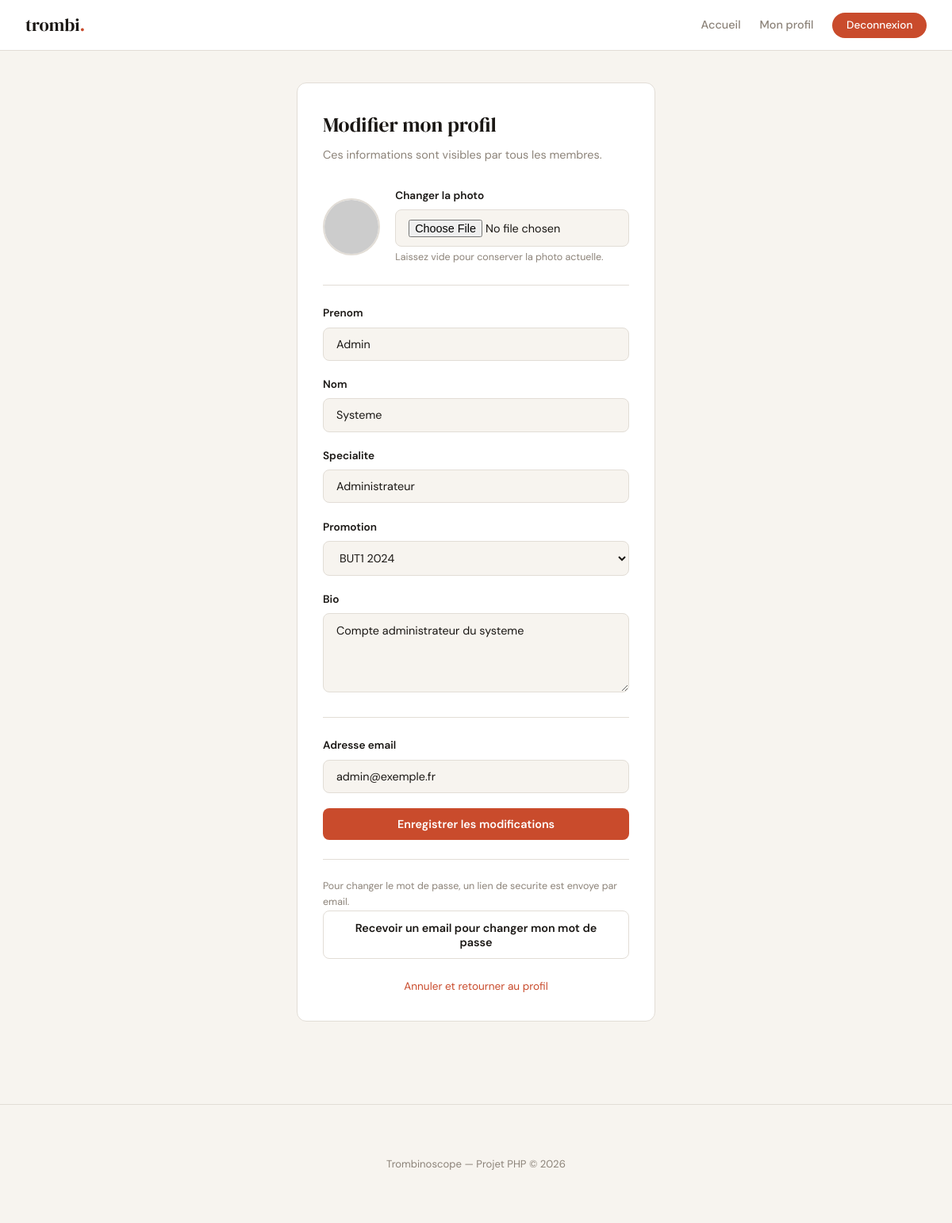
Screenshot of /edit-profil.php (signed in) with the database file from the repository.
### tables this page shows
CREATE TABLE utilisateurs (
    id INT AUTO_INCREMENT PRIMARY KEY,
    prenom VARCHAR(100) NOT NULL,
    nom VARCHAR(100) NOT NULL,
    email VARCHAR(255) NOT NULL UNIQUE,
    password VARCHAR(255) NOT NULL,
    specialite VARCHAR(150),
    promo VARCHAR(50),
    bio TEXT,
    avatar VARCHAR(255) DEFAULT 'default.svg',
    is_admin TINYINT(1) DEFAULT 0,
    banned_at DATETIME NULL,
    ban_reason VARCHAR(255) NULL,
    last_login_ip VARCHAR(45) NULL,
    created_at DATETIME DEFAULT CURRENT_TIMESTAMP,
    INDEX idx_email (email),
    INDEX idx_is_admin (is_admin),
    INDEX idx_banned_at (banned_at),
    INDEX idx_last_login_ip (last_login_ip)
);

### edit-profil.php (the view, shortened to what this page needs)
<?php
require_once 'config.php';
$userId = (int) $_SESSION['user_id'];
$stmt = $pdo->prepare("SELECT id, prenom, nom, email, promo, specialite, bio, avatar FROM utilisateurs WHERE id = ? LIMIT 1");
$stmt->execute([$userId]);
$user = $stmt->fetch(PDO::FETCH_ASSOC);
$prenom = $user['prenom'] ?? '';
$nom = $user['nom'] ?? '';
$email = $user['email'] ?? '';
$promo = $user['promo'] ?? '';
$specialite = $user['specialite'] ?? '';
$bio = $user['bio'] ?? '';
$avatar = $user['avatar'] ?? 'default.svg';
$avatarBackgrounds = ['b6e3f4', 'ffdfbf', 'd1f4d1', 'ffd5dc', 'e8d5ff', 'fff3b0', 'c0f0f0', 'ffd5b0'];
function default_avatar_url($seed, $backgrounds)
{
  $seed = trim((string) $seed);
  $index = abs(crc32($seed)) % max(count($backgrounds), 1);
  $bg = $backgrounds[$index] ?? 'b6e3f4';
  return 'https://api.dicebear.com/7.x/personas/svg?seed=' . urlencode($seed) . '&backgroundColor=' . $bg;
}
$fullName = trim($prenom . ' ' . $nom);
if ($avatar === '' || $avatar === 'default.svg') {
  $avatarPath = default_avatar_url($fullName !== '' ? $fullName : ('user-' . $userId), $avatarBackgrounds);
} else {
  $avatarPath = preg_match('/^https?:\\/\\//', $avatar) ? $avatar : './uploads/' . $avatar;
}
?>
<!DOCTYPE html>
<html lang="fr">
<head>
  <link rel="stylesheet" href="./assets/css/style.css">
</head>
<body>
  <nav>
    <a href="index.php" class="nav-logo">trombi<span>.</span></a>
    <ul class="nav-links">
      <li><a href="index.php">Accueil</a></li>
      <li><a href="profil.php?id=<?php echo (int) $_SESSION['user_id']; ?>">Mon profil</a></li>
      <li><a href="logout.php" class="btn-nav">Deconnexion</a></li>
    </ul>
  </nav>
  <div class="container-sm">
    <div class="form-card">
      <div class="form-title">Modifier mon profil</div>
      <div class="form-subtitle">Ces informations sont visibles par tous les membres.</div>
      <form action="" method="POST" enctype="multipart/form-data">
        <div class="avatar-upload">
          <img
            src="<?php echo htmlspecialchars($avatarPath, ENT_QUOTES, 'UTF-8'); ?>"
            alt="Avatar actuel"
            id="preview-avatar">
          <div>
            <label for="avatar">Changer la photo</label>
            <input type="file" id="avatar" name="avatar" accept="image/*">
            <p class="form-hint">Laissez vide pour conserver la photo actuelle.</p>
          </div>
        </div>
        <hr class="divider">
        <div class="form-group">
          <label for="prenom">Prenom</label>
          <input type="text" id="prenom" name="prenom" value="<?php echo htmlspecialchars($prenom, ENT_QUOTES, 'UTF-8'); ?>" required>
        </div>
        <div class="form-group">
          <label for="nom">Nom</label>
          <input type="text" id="nom" name="nom" value="<?php echo htmlspecialchars($nom, ENT_QUOTES, 'UTF-8'); ?>" required>
        </div>
        <div class="form-group">
          <label for="specialite">Specialite</label>
          <input type="text" id="specialite" name="specialite" value="<?php echo htmlspecialchars($specialite, ENT_QUOTES, 'UTF-8'); ?>">
        </div>
        <div class="form-group">
          <label for="promo">Promotion</label>
          <select id="promo" name="promo" required>
            <option value="BUT1 2024" <?php echo $promo === 'BUT1 2024' ? 'selected' : ''; ?>>BUT1 2024</option>
          </select>
        </div>
        <div class="form-group">
          <label for="bio">Bio</label>
          <textarea id="bio" name="bio"><?php echo htmlspecialchars($bio, ENT_QUOTES, 'UTF-8'); ?></textarea>
        </div>
        <hr class="divider">
        <div class="form-group">
          <label for="email">Adresse email</label>
          <input type="email" id="email" name="email" value="<?php echo htmlspecialchars($email, ENT_QUOTES, 'UTF-8'); ?>" required>
        </div>
        <button type="submit" class="btn btn-primary">Enregistrer les modifications</button>
      </form>
      <hr class="divider">
      <form action="" method="POST">
        <p class="form-hint">Pour changer le mot de passe, un lien de securite est envoye par email.</p>
        <button type="submit" class="btn btn-secondary">Recevoir un email pour changer mon mot de passe</button>
      </form>
      <div class="form-footer">
        <a href="profil.php?id=<?php echo (int) $_SESSION['user_id']; ?>">Annuler et retourner au profil</a>
      </div>
    </div>
  </div>
  <footer>
    <div class="container">
      <p>Trombinoscope &mdash; Projet PHP &copy; <span class="footer-year"></span></p>
    </div>
  </footer>
</body>
</html>

### assets/css/style.css (style rules this page uses)
:root { --bg: #F7F4EF; --surface: #FFFFFF; --border: #E2DDD6; --text: #1A1714; --muted: #8C8379; --accent: #C94B2C; --accent-light: #F5EDE9; --success: #2D6A4F; --success-light: #E8F5EE; --radius: 12px; --shadow: 0 2px 16px rgba(26, 23, 20, 0.08); }
* { box-sizing: border-box; margin: 0; padding: 0; }
body { font-family: 'DM Sans', sans-serif; background: var(--bg); color: var(--text); font-size: 15px; line-height: 1.6; min-height: 100vh; }
nav { background: var(--surface); border-bottom: 1px solid var(--border); padding: 0 2rem; display: flex; align-items: center; justify-content: space-between; height: 64px; position: sticky; top: 0; z-index: 100; }
.nav-logo { font-family: 'DM Serif Display', serif; font-size: 1.4rem; color: var(--text); text-decoration: none; }
.nav-logo span { color: var(--accent); }
.nav-links { display: flex; align-items: center; gap: 1.5rem; list-style: none; }
.nav-links a { text-decoration: none; color: var(--muted); font-weight: 500; font-size: 0.9rem; transition: color 0.2s; }
.nav-links .btn-nav { background: var(--accent); color: white; padding: 0.45rem 1.1rem; border-radius: 50px; font-size: 0.85rem; }
.container { max-width: 1100px; margin: 0 auto; padding: 2.5rem 1.5rem; }
.container-sm { max-width: 500px; margin: 0 auto; padding: 2.5rem 1.5rem; }
.form-card { background: var(--surface); border: 1px solid var(--border); border-radius: var(--radius); padding: 2rem; }
.form-title { font-family: 'DM Serif Display', serif; font-size: 1.6rem; margin-bottom: 0.4rem; }
.form-subtitle { color: var(--muted); font-size: 0.9rem; margin-bottom: 1.8rem; }
.form-group { margin-bottom: 1.2rem; }
label { display: block; font-size: 0.85rem; font-weight: 600; margin-bottom: 0.4rem; color: var(--text); }
input[type="text"], input[type="email"], input[type="password"], input[type="file"], input[type="number"], textarea, select { width: 100%; padding: 0.7rem 1rem; border: 1px solid var(--border); border-radius: 8px; font-family: 'DM Sans', sans-serif; font-size: 0.9rem; background: var(--bg); color: var(--text); transition: border-color 0.2s, box-shadow 0.2s; outline: none; }
textarea { resize: vertical; min-height: 100px; }
.form-hint { font-size: 0.78rem; color: var(--muted); margin-top: 0.3rem; }
.form-footer { margin-top: 1.5rem; font-size: 0.85rem; color: var(--muted); text-align: center; }
.form-footer a { color: var(--accent); text-decoration: none; }
.btn { display: inline-block; padding: 0.7rem 1.5rem; border-radius: 8px; font-family: 'DM Sans', sans-serif; font-size: 0.9rem; font-weight: 600; cursor: pointer; border: none; text-decoration: none; transition: all 0.2s; text-align: center; }
.btn-primary { background: var(--accent); color: white; width: 100%; }
.btn-secondary { background: transparent; color: var(--text); border: 1px solid var(--border); }
.avatar-upload { display: flex; align-items: center; gap: 1.2rem; margin-bottom: 1.2rem; }
.avatar-upload img { width: 72px; height: 72px; border-radius: 50%; object-fit: cover; border: 2px solid var(--border); flex-shrink: 0; }
.divider { border: none; border-top: 1px solid var(--border); margin: 1.5rem 0; }
footer { margin-top: 4rem; border-top: 1px solid var(--border); padding: 1.5rem 2rem; text-align: center; font-size: 0.82rem; color: var(--muted); }

### rows the page displays
utilisateurs: prenom "Admin", nom "Systeme", specialite "Administrateur", bio "Compte administrateur du systeme", email "admin@exemple.fr"
